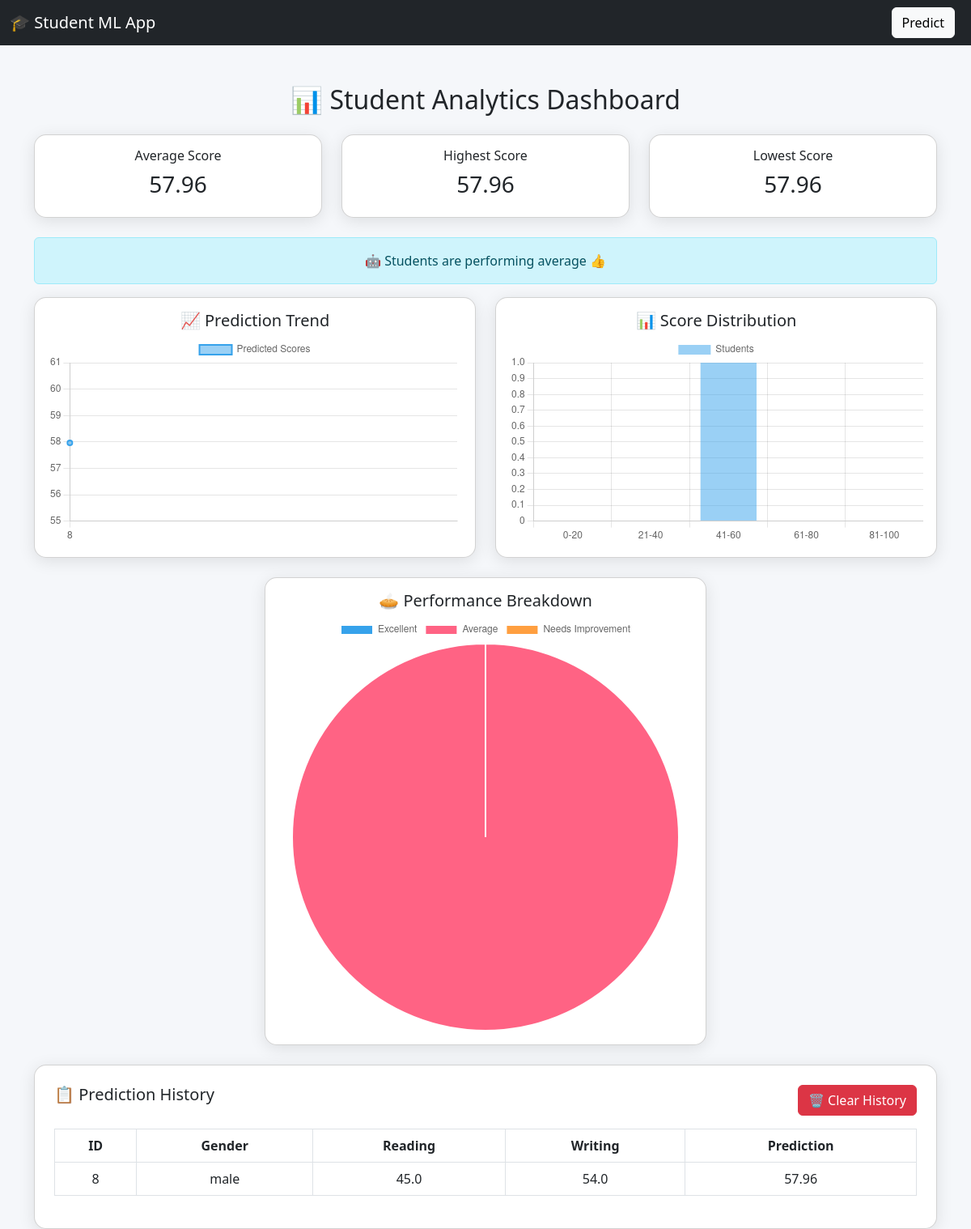
Page /dashboard on the earlier database version.
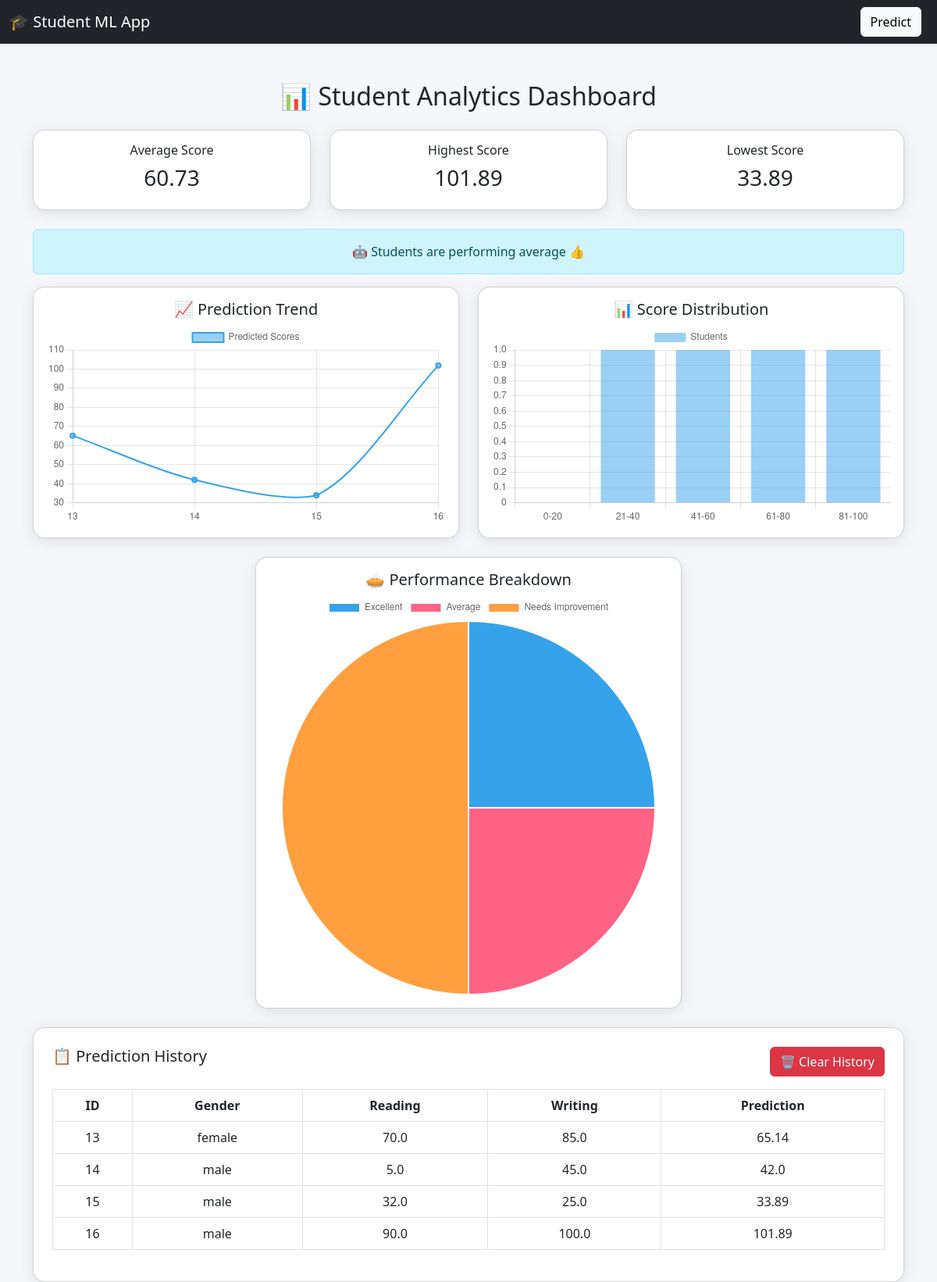
Same page on the later database version.
### tables this page shows
CREATE TABLE predictions (
            id INTEGER PRIMARY KEY AUTOINCREMENT,
            gender TEXT,
            reading_score REAL,
            writing_score REAL,
            prediction REAL
        );

### app.py (the view)
@app.route('/dashboard')
def dashboard():
    conn = sqlite3.connect('students.db')
    df = pd.read_sql_query("SELECT * FROM predictions", conn)
    conn.close()
    avg_score = round(df['prediction'].mean(), 2) if not df.empty else 0
    max_score = round(df['prediction'].max(), 2) if not df.empty else 0
    min_score = round(df['prediction'].min(), 2) if not df.empty else 0
    if df.empty:
        insight = "No data available yet ⚠️"
    elif avg_score > 75:
        insight = "Overall performance is excellent 🎉"
    elif avg_score > 50:
        insight = "Students are performing average 👍"
    else:
        insight = "Performance needs improvement ⚠️"
    return render_template(
        'dashboard.html',
        tables=df.to_dict(orient='records'),
        avg_score=avg_score,
        max_score=max_score,
        min_score=min_score,
        insight=insight
    )

### templates/dashboard.html (shortened to what this page needs)
<!DOCTYPE html>
<html>
<head>
<link href="https://cdn.jsdelivr.net/npm/bootstrap@5.3.0/dist/css/bootstrap.min.css" rel="stylesheet">
</head>
<body>
<nav class="navbar navbar-dark bg-dark">
  <div class="container-fluid">
    <a class="navbar-brand">🎓 Student ML App</a>
    <div>
      <a class="btn btn-light me-2" href="/predict">Predict</a>
    </div>
  </div>
</nav>
<div class="container mt-5">
<h2 class="text-center mb-4">📊 Student Analytics Dashboard</h2>
{% if tables|length > 0 %}
<div class="row text-center mb-4">
  <div class="col-md-4">
    <div class="card p-3">
      <h6>Average Score</h6>
      <h3>{{ avg_score }}</h3>
    </div>
  </div>
  <div class="col-md-4">
    <div class="card p-3">
      <h6>Highest Score</h6>
      <h3>{{ max_score }}</h3>
    </div>
  </div>
  <div class="col-md-4">
    <div class="card p-3">
      <h6>Lowest Score</h6>
      <h3>{{ min_score }}</h3>
    </div>
  </div>
</div>
<div class="alert alert-info text-center">
  🤖 {{ insight }}
</div>
<div class="row">
  <div class="col-md-6">
    <div class="card p-3 mb-4">
      <h5 class="text-center">📈 Prediction Trend</h5>
      <canvas id="lineChart"></canvas>
    </div>
  </div>
  <div class="col-md-6">
    <div class="card p-3 mb-4">
      <h5 class="text-center">📊 Score Distribution</h5>
      <canvas id="histogram"></canvas>
    </div>
  </div>
</div>
<div class="row">
  <div class="col-md-6 mx-auto">
    <div class="card p-3 mb-4">
      <h5 class="text-center">🥧 Performance Breakdown</h5>
      <canvas id="pieChart"></canvas>
    </div>
  </div>
</div>
<div class="card p-4">
  <div class="d-flex justify-content-between mb-3">
    <h5>📋 Prediction History</h5>
    <a href="/clear" class="btn btn-danger"
       onclick="return confirm('Are you sure you want to delete all data?')">
       🗑 Clear History
    </a>
  </div>
  <table class="table table-bordered text-center">
    <tr>
      <th>ID</th>
      <th>Gender</th>
      <th>Reading</th>
      <th>Writing</th>
      <th>Prediction</th>
    </tr>
    {% for row in tables %}
    <tr>
      <td>{{ row.id }}</td>
      <td>{{ row.gender }}</td>
      <td>{{ row.reading_score }}</td>
      <td>{{ row.writing_score }}</td>
      <td>{{ row.prediction }}</td>
    </tr>
    {% endfor %}
  </table>
</div>
{% endif %}
</div>
{% if tables|length > 0 %}
<script>
const predictions = [{% for row in tables %}{{ row.prediction }},{% endfor %}];
const labels = [{% for row in tables %}'{{ row.id }}',{% endfor %}];
// LINE CHART
new Chart(document.getElementById('lineChart'), {
  type: 'line',
  data: {
    labels: labels,
    datasets: [{
      label: 'Predicted Scores',
      data: predictions,
      borderWidth: 2,
      tension: 0.3
    }]
  }
});
// HISTOGRAM
let counts = [0,0,0,0,0];
predictions.forEach(score => {
  if(score <= 20) counts[0]++;
  else if(score <= 40) counts[1]++;
  else if(score <= 60) counts[2]++;
  else if(score <= 80) counts[3]++;
  else counts[4]++;
});
new Chart(document.getElementById('histogram'), {
  type: 'bar',
  data: {
    labels: ['0-20','21-40','41-60','61-80','81-100'],
    datasets: [{
      label: 'Students',
      data: counts
    }]
  }
});
// PIE CHART
let excellent = 0, average = 0, poor = 0;
predictions.forEach(score => {
  if(score > 75) excellent++;
  else if(score > 50) average++;
  else poor++;
});
new Chart(document.getElementById('pieChart'), {
  type: 'pie',
  data: {
    labels: ['Excellent', 'Average', 'Needs Improvement'],
    datasets: [{
      data: [excellent, average, poor]
    }]
  }
});
</script>
{% endif %}
</body>
</html>

### templates/dashboard.html (style rules this page uses)
body { background: #f5f7fa; }
.card { border-radius: 15px; box-shadow: 0px 4px 20px rgba(0,0,0,0.1); }

Differences in the rows shown:
removed predictions: id "8", gender "male", reading_score "45.0", writing_score "54.0", prediction "57.96"
added predictions: id "13", gender "female", reading_score "70.0", writing_score "85.0", prediction "65.14"
added predictions: id "14", gender "male", reading_score "5.0", writing_score "45.0", prediction "42.0"
added predictions: id "15", gender "male", reading_score "32.0", writing_score "25.0", prediction "33.89"
added predictions: id "16", gender "male", reading_score "90.0", writing_score "100.0", prediction "101.89"
Other differences:
{{ avg_score }}: "57.96" → "60.73"
{{ max_score }}: "57.96" → "101.89"
{{ min_score }}: "57.96" → "33.89"
chart data {{ row.prediction }}: 57.96 → 65.14, 42.0, 33.89, 101.89
chart data {{ row.id }}: 8 → 13, 14, 15, 16
